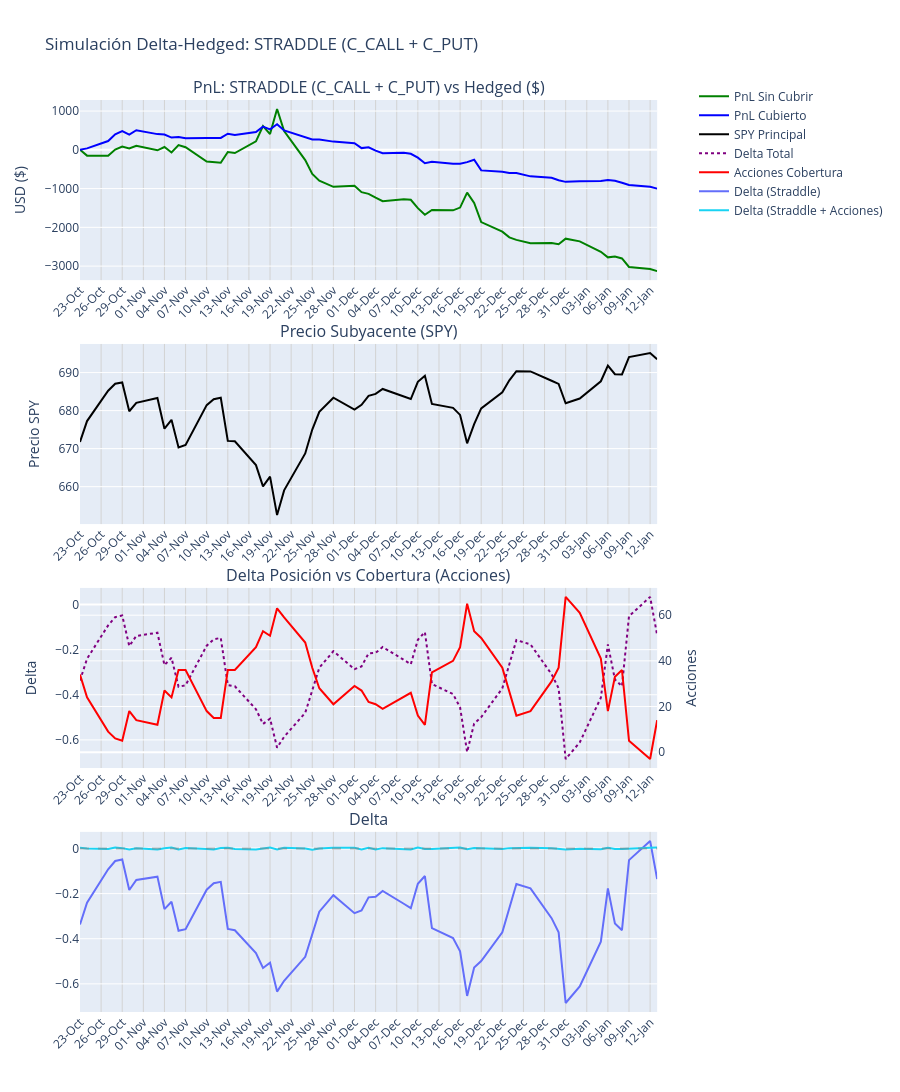

Notebook cell for this chart:
### Markdown cell above
**2.** Se aprecia la evolución del precio del activo subyacente. 

**3.** Se aprecia una comparación entre los valores de $\Delta$ con respecto a la compra-venta de acciones para cubrirse. Se aprecia una clara correlación negativa entre ambos. Esto es evidente porque la compra o venta de acciones se rige por $acciones = -\Delta*100$.

**4.** Se aprecia una comparación de los valores de $\Delta$ en la estrategia sin cobertura (morado) y la estrategia con cobertura (azul claro). Queda claro que con la cobertura se mitiga el valor de delta tomando un valor aproximado de cero durante todo el periodo.

### Code cell
plot_results_v3(df_sim, f"STRADDLE (C_CALL + C_PUT)")
